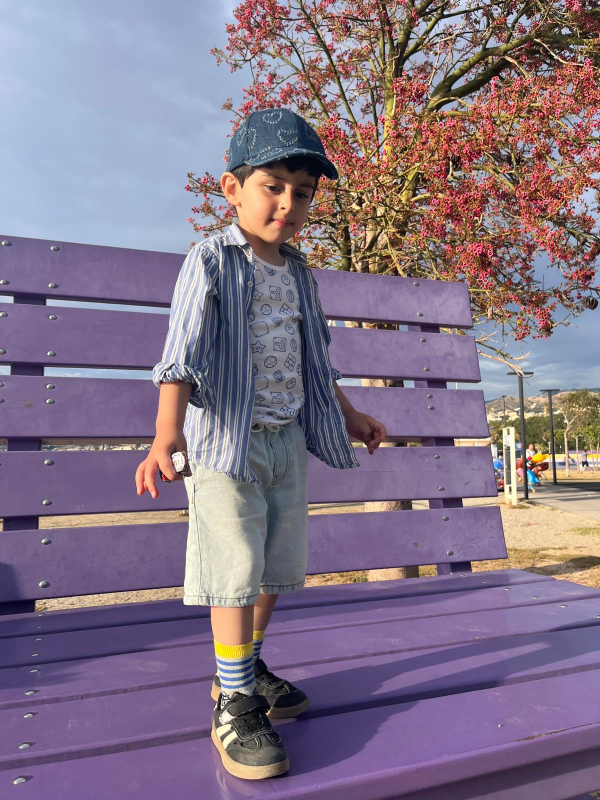
#> input picture zoraiz_images/WhatsApp Image 2026-06-17 at 17.15.33 (1).jpeg, 1200 x 1600 px (shown at 1/2 size)
$ python -i zoraiz_real_book.py   (imports and definitions only)
#> lines starting #> are read from the running program, lines starting #| are printed output that depends on the picture
import os
from PIL import Image, ImageDraw, ImageFilter
from reportlab.lib.pagesizes import A4
from reportlab.pdfgen import canvas
from reportlab.lib.colors import HexColor, white, black
from reportlab.lib.utils import ImageReader
import io

# [1 line that did not run here, left out]
IMG_DIR = "/home/user/claude/zoraiz_images"

# Each page: image filename, Italian sentence (line1), Italian sentence (line2 optional)
PAGES = [
    {
        "img": "WhatsApp Image 2026-06-17 at 17.15.33 (1).jpeg",
        "line1": "Zoraiz è nel parco.",
        "line2": "Che bello il parco!",
        "emoji": "🌳",
        "bg": "#E8F5E9", "accent": "#388E3C",
    },
    {
        "img": "WhatsApp Image 2026-06-17 at 17.15.31.jpeg",
        "line1": "Zoraiz e Mamma disegnano.",
        "line2": "Che bravi!",
        "emoji": "🎨",
        "bg": "#FFF8E1", "accent": "#F57F17",
    },
    {
        "img": "WhatsApp Image 2026-06-17 at 17.15.33.jpeg",
        "line1": "Zoraiz e Babbo dormono.",
        "line2": "Buona notte!",
        "emoji": "🌙",
        "bg": "#EDE7F6", "accent": "#512DA8",
    },
    {
        "img": "WhatsApp Image 2026-06-17 at 17.15.33 (2).jpeg",
        "line1": "Zoraiz e Babbo giocano.",
        "line2": "Che divertimento!",
        "emoji": "🎣",
        "bg": "#E3F2FD", "accent": "#1565C0",
    },
    {
        "img": "WhatsApp Image 2026-06-17 at 17.15.34 (2).jpeg",
        "line1": "Zoraiz va in macchina",
        "line2": "con Mamma e Babbo.",
        "emoji": "🚗",
        "bg": "#FBE9E7", "accent": "#BF360C",
    },
    {
        "img": "WhatsApp Image 2026-06-17 at 17.15.34 (1).jpeg",
        "line1": "Zoraiz va a scuola.",
        "line2": "Bravo Zoraiz!",
        "emoji": "🏫",
        "bg": "#FFFDE7", "accent": "#F9A825",
    },
    {
        "img": "WhatsApp Image 2026-06-17 at 17.15.34 (3).jpeg",
        "line1": "Zoraiz gioca in spiaggia.",
        "line2": "Il mare è bellissimo!",
        "emoji": "🏖️",
        "bg": "#E0F7FA", "accent": "#00838F",
    },
    {
        "img": "WhatsApp Image 2026-06-17 at 17.15.34 (4).jpeg",
        "line1": "Zoraiz cammina in piazza.",
        "line2": "Che bel bambino!",
        "emoji": "👶",
        "bg": "#F3E5F5", "accent": "#6A1B9A",
    },
    {
        "img": "WhatsApp Image 2026-06-17 at 17.15.35.jpeg",
        "line1": "Zoraiz beve il succo",
        "line2": "d'arancia al mare.",
        "emoji": "🍊",
        "bg": "#FFF3E0", "accent": "#E65100",
    },
    {
        "img": "WhatsApp Image 2026-06-17 at 17.15.35 (1).jpeg",
        "line1": "Zoraiz guida il monopattino.",
        "line2": "Con il casco!",
        "emoji": "🛴",
        "bg": "#ECEFF1", "accent": "#37474F",
    },
    {
        "img": "WhatsApp Image 2026-06-17 at 17.15.36.jpeg",
        "line1": "Zoraiz salta sul trampolino.",
        "line2": "In alto Zoraiz!",
        "emoji": "🤸",
        "bg": "#FCE4EC", "accent": "#AD1457",
    },
    {
        "img": "WhatsApp Image 2026-06-17 at 17.15.36 (1).jpeg",
        "line1": "Zoraiz mangia il gelato",
        "line2": "al cioccolato. Che buono!",
        "emoji": "🍫",
        "bg": "#EFEBE9", "accent": "#4E342E",
    },
    {
        "img": "WhatsApp Image 2026-06-17 at 17.15.36 (2).jpeg",
        "line1": "Zoraiz incontra il leone.",
        "line2": "Ciao leone!",
        "emoji": "🦁",
        "bg": "#FFF8E1", "accent": "#FF8F00",
    },
    {
        "img": "WhatsApp Image 2026-06-17 at 17.15.53.jpeg",
        "line1": "Zoraiz mangia il riso.",
        "line2": "Che appetito!",
        "emoji": "🍚",
        "bg": "#F1F8E9", "accent": "#2E7D32",
    },
    {
        "img": "WhatsApp Image 2026-06-17 at 17.15.34.jpeg",
        "line1": "Zoraiz da piccolo.",
        "line2": "Com'era tenero!",
        "emoji": "👶",
        "bg": "#FCE4EC", "accent": "#C62828",
    },
]


def hex_to_rgb(h):
    h = h.lstrip("#")
    return tuple(int(h[i:i+2], 16) for i in (0, 2, 4))


def load_and_crop_square(path, size=800):
    """Load image, crop to square from centre, resize."""
#> called with size = 800
    img = Image.open(path).convert("RGB")
#> img is the input picture: PIL image 1200x1600 RGB; mean R, G, B 131.6, 116.1, 135.2
    w, h = img.size
#> w = 1200; h = 1600
    side = min(w, h)
#> side = 1200
    left = (w - side) // 2
#> left = 0
    top = (h - side) // 2
#> top = 200
    img = img.crop((left, top, left + side, top + side))
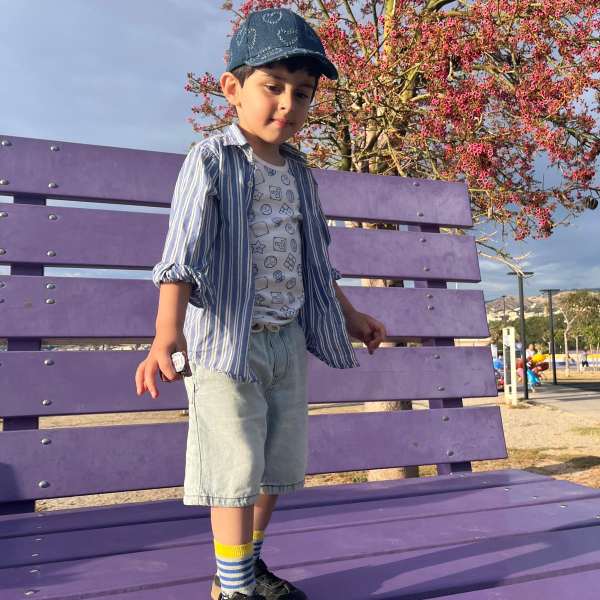
#> img: PIL image 1200x1200 RGB (shown at 1/2 size); mean R, G, B 132.4, 116.9, 133.9
    img = img.resize((size, size), Image.LANCZOS)
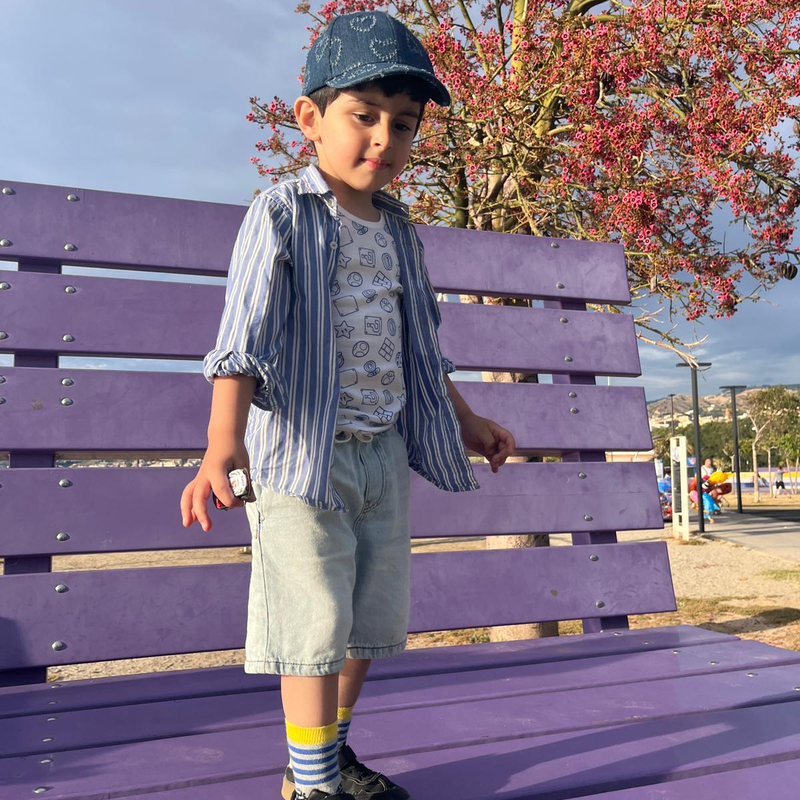
#> img: PIL image 800x800 RGB; mean R, G, B 132.4, 116.9, 133.9
    return img


# [208 lines left out: functions rounded_mask, img_to_bytes, draw_page, draw_cover, make_pdf, not called in this run]


# [2 lines not run here, left out]

>>> result = load_and_crop_square('zoraiz_images/WhatsApp Image 2026-06-17 at 17.15.33 (1).jpeg')
